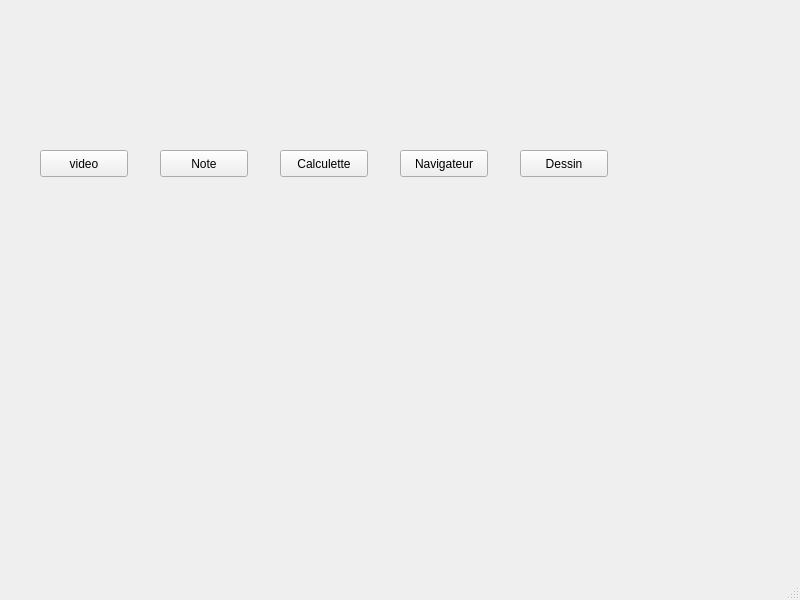
<?xml version="1.0" encoding="UTF-8"?>
<ui version="4.0">
 <class>MainWindow</class>
 <widget class="QMainWindow" name="MainWindow">
  <property name="geometry">
   <rect>
    <x>0</x>
    <y>0</y>
    <width>800</width>
    <height>600</height>
   </rect>
  </property>
  <property name="windowTitle">
   <string>MainWindow</string>
  </property>
  <widget class="QWidget" name="centralwidget">
   <widget class="QPushButton" name="pushButton">
    <property name="geometry">
     <rect>
      <x>40</x>
      <y>150</y>
      <width>88</width>
      <height>27</height>
     </rect>
    </property>
    <property name="text">
     <string>video</string>
    </property>
   </widget>
   <widget class="QPushButton" name="pushButton_2">
    <property name="geometry">
     <rect>
      <x>160</x>
      <y>150</y>
      <width>88</width>
      <height>27</height>
     </rect>
    </property>
    <property name="text">
     <string>Note</string>
    </property>
   </widget>
   <widget class="QPushButton" name="pushButton_3">
    <property name="geometry">
     <rect>
      <x>280</x>
      <y>150</y>
      <width>88</width>
      <height>27</height>
     </rect>
    </property>
    <property name="text">
     <string>Calculette</string>
    </property>
   </widget>
   <widget class="QPushButton" name="pushButton_4">
    <property name="geometry">
     <rect>
      <x>400</x>
      <y>150</y>
      <width>88</width>
      <height>27</height>
     </rect>
    </property>
    <property name="text">
     <string>Navigateur</string>
    </property>
   </widget>
   <widget class="QPushButton" name="pushButton_5">
    <property name="geometry">
     <rect>
      <x>520</x>
      <y>150</y>
      <width>88</width>
      <height>27</height>
     </rect>
    </property>
    <property name="text">
     <string>Dessin</string>
    </property>
   </widget>
  </widget>
  <widget class="QMenuBar" name="menubar">
   <property name="geometry">
    <rect>
     <x>0</x>
     <y>0</y>
     <width>800</width>
     <height>24</height>
    </rect>
   </property>
  </widget>
  <widget class="QStatusBar" name="statusbar"/>
 </widget>
 <resources/>
 <connections/>
</ui>
